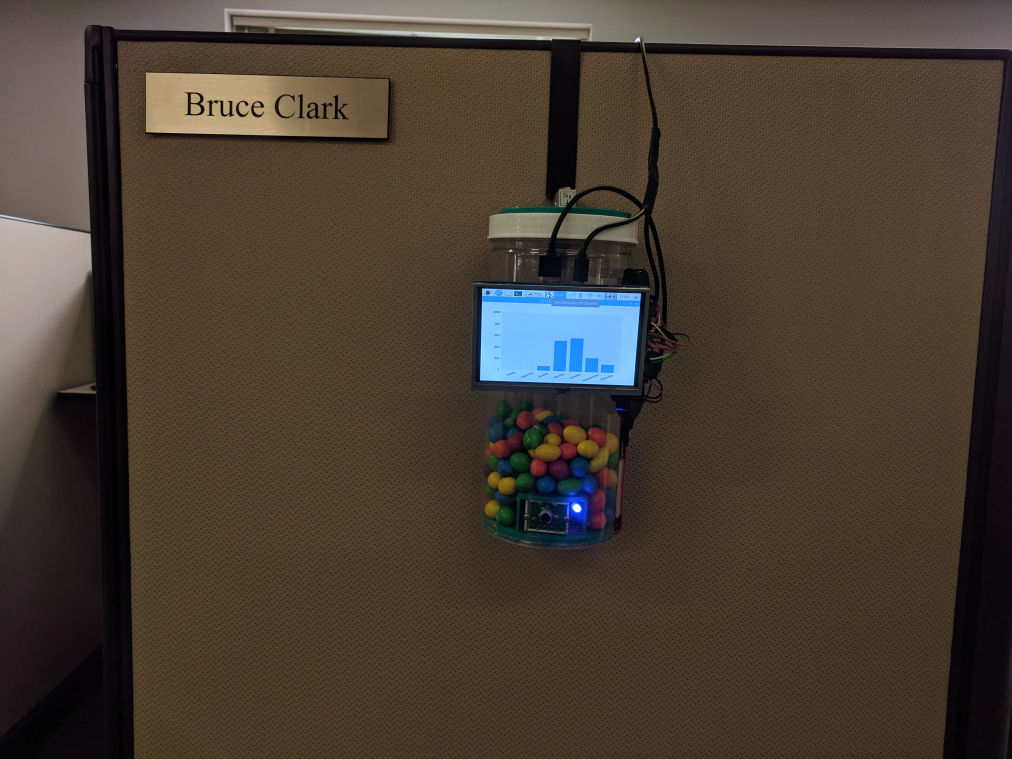
#> input picture CandyDispenser/IMG_20190214_110204.jpg, 4048 x 3036 px (shown at 1/4 size)
$ python -i liveDataBar.py   (imports and definitions only)
#> lines starting #> are read from the running program, lines starting #| are printed output that depends on the picture
import matplotlib.animation as animation
# [1 line not run here, left out]
import numpy as np
import matplotlib.pyplot as plt

from datetime import datetime, timedelta

fig = plt.figure()
y_pos = ("Monday", "Tuesday", "Wednesday", "Thursday", "Friday", "Saturday", "Sunday")

def whichDate(day):
    for i in range (len(y_pos)):
        if day == y_pos[i]:
            return i

def animate(i):
    #returns the week day as a number (monday = 0)
    dayOfWeek = datetime.today().weekday()

    #x axis
    y_posInt = [1,2,3,4,5,6,7]

    #orders the y_posInt according to which day it is
    for i in range(7):
        y_posInt[6-i] = dayOfWeek
        if dayOfWeek == 6:
            dayOfWeek = 0
        else:
            dayOfWeek += 1


    #calaroies per day (y axis)
    performance = [0,0,0,0,0,0,0]
    graph_data = open('record.txt','r').read()

    #grabbing line from file
    lines = graph_data.split('\n')

    #calculting date 7 days ago
    cutOffDate = datetime.now() - timedelta(days = 7)

    for line in lines:
        if len(line) > 1:
            #split up the line
            singleLine = line.split(" ")

            #grab the date "11/01/2018"
            numberDate = singleLine[1].split("/")

            # if date in folder is greater than the cuttOff date, include it in graph
            if datetime(int(numberDate[2]), int(numberDate[0]), int(numberDate[1]))  > cutOffDate:
                #grab the week day "Thursday"
                dayNum = whichDate(singleLine[2])
                performance[dayNum] += int(singleLine[7])

            plt.xticks(y_posInt, y_pos, rotation=40)

            plt.bar(y_posInt, performance, color=("#4286f4"), align='center')


# [6 lines not run here, left out]
ani = animation.FuncAnimation(fig, animate, interval=3000)
# [1 line not run here, left out]

>>> import cv2
>>> picture = cv2.imread('IMG_20190214_110204.jpg', cv2.IMREAD_GRAYSCALE)
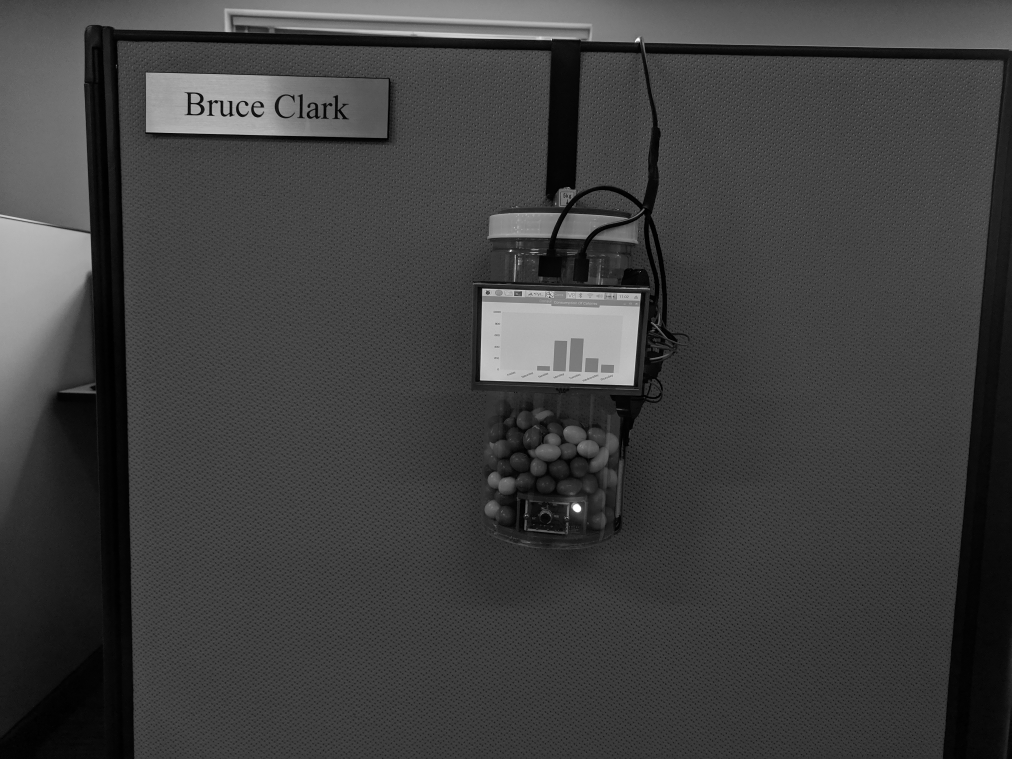
#> picture: shape (3036, 4048) (shown at 1/4 size); min 0, max 255, mean 63.1
>>> result = animate(picture)
#> (reads CandyDispenser/record.txt from the repository)
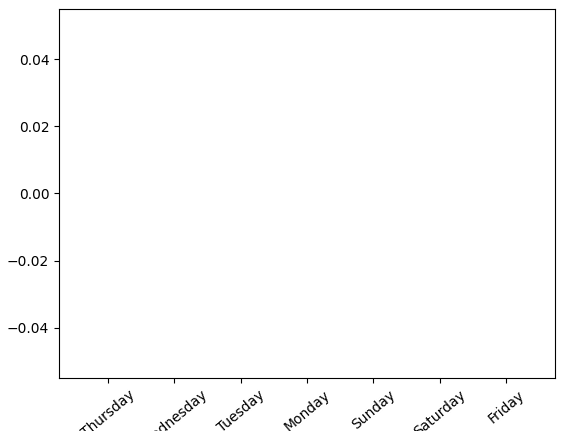
#> figure drawn by matplotlib, 1 panel
